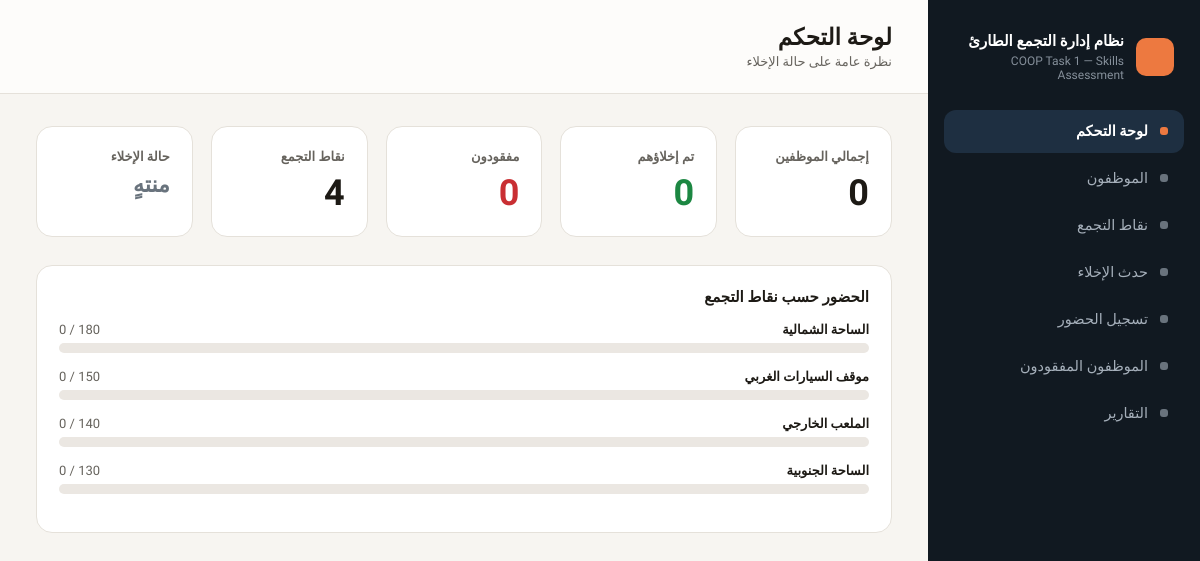
The page / on the database its author committed.
### tables this page shows
CREATE TABLE assembly_points (
  id INT AUTO_INCREMENT PRIMARY KEY,
  name VARCHAR(100) NOT NULL,
  location VARCHAR(150) NOT NULL,
  capacity INT NOT NULL DEFAULT 100
);

### db.php (called while the page is built, shortened)
<?php
function h($s) {
    return htmlspecialchars($s ?? '', ENT_QUOTES, 'UTF-8');
}

### index.php (the view, shortened to what this page needs)
<?php
require 'includes/db.php';
$pageTitle = 'لوحة التحكم';
$pageSubtitle = 'نظرة عامة على حالة الإخلاء';
$current = 'index.php';
include 'includes/layout_top.php';
$totalEmployees = $pdo->query("SELECT COUNT(*) c FROM employees")->fetch()['c'];
$assemblyPointCount = $pdo->query("SELECT COUNT(*) c FROM assembly_points")->fetch()['c'];
$evacuatedCount = 0;
$missingCount = 0;
$eventStatusLabel = 'منتهٍ';
$eventStatusColor = 'var(--gray)';
$perPointStats = $pdo->query("SELECT id, name, capacity FROM assembly_points ORDER BY id")->fetchAll();
?>
<div class="stat-grid">
  <div class="card stat-card">
    <div class="stat-label">إجمالي الموظفين</div>
    <div class="stat-value"><?= $totalEmployees ?></div>
  </div>
  <div class="card stat-card">
    <div class="stat-label">تم إخلاؤهم</div>
    <div class="stat-value stat-safe"><?= $evacuatedCount ?></div>
  </div>
  <div class="card stat-card">
    <div class="stat-label">مفقودون</div>
    <div class="stat-value stat-danger"><?= $missingCount ?></div>
  </div>
  <div class="card stat-card">
    <div class="stat-label">نقاط التجمع</div>
    <div class="stat-value"><?= $assemblyPointCount ?></div>
  </div>
  <div class="card stat-card">
    <div class="stat-label">حالة الإخلاء</div>
    <div class="stat-value" style="font-size:22px; color:<?= $eventStatusColor ?>;"><?= $eventStatusLabel ?></div>
  </div>
</div>
<div class="card" style="margin-top:28px;">
  <div class="card-title">الحضور حسب نقاط التجمع</div>
  <?php foreach ($perPointStats as $p): $pct = $p['capacity'] ? min(100, round($p['count'] / $p['capacity'] * 100)) : 0; ?>
    <div class="point-row">
      <div class="point-row-top">
        <span class="point-name"><?= h($p['name']) ?></span>
        <bdi class="point-count"><?= $p['count'] ?> / <?= $p['capacity'] ?></bdi>
      </div>
      <div class="progress-track"><div class="progress-fill" style="width:<?= $pct ?>%"></div></div>
    </div>
  <?php endforeach; ?>
</div>
<?php include 'includes/layout_bottom.php'; ?>

### layout_top.php (shortened to what this page needs)
<?php
$navItems = [
    ['file' => 'index.php', 'label' => 'لوحة التحكم'],
    ['file' => 'employees.php', 'label' => 'الموظفون'],
    ['file' => 'assembly_points.php', 'label' => 'نقاط التجمع'],
    ['file' => 'events.php', 'label' => 'حدث الإخلاء'],
    ['file' => 'attendance.php', 'label' => 'تسجيل الحضور'],
    ['file' => 'missing.php', 'label' => 'الموظفون المفقودون'],
    ['file' => 'reports.php', 'label' => 'التقارير'],
];
?>
<!DOCTYPE html>
<html lang="ar" dir="rtl">
<head>
<link rel="stylesheet" href="assets/style.css">
</head>
<body>
<div id="eams-root">
  <div id="eams-sidebar">
    <div class="brand">
      <div class="brand-mark"></div>
      <div>
        <div class="brand-title">نظام إدارة التجمع الطارئ</div>
        <div class="brand-sub">COOP Task 1 — Skills Assessment</div>
      </div>
    </div>
    <?php foreach ($navItems as $item): $isActive = ($current === $item['file']); ?>
      <a class="nav-item<?= $isActive ? ' active' : '' ?>" href="<?= h($item['file']) ?>">
        <span class="dot"></span><?= h($item['label']) ?>
      </a>
    <?php endforeach; ?>
    <div style="flex:1;"></div>
  </div>
  <div id="eams-main">
    <div id="eams-header">
      <div>
        <div class="page-title"><?= h($pageTitle) ?></div>
        <div class="page-subtitle"><?= h($pageSubtitle) ?></div>
      </div>
    </div>
    <div id="eams-content">

### layout_bottom.php
    </div>
  </div>
</div>
</body>
</html>

### style.css (style rules this page uses)
:root { --bg: oklch(97% 0.006 80); --ink: oklch(22% 0.01 80); --muted: oklch(50% 0.01 80); --card-border: oklch(91% 0.01 80); --sidebar-bg: oklch(21% 0.02 250); --sidebar-active: oklch(30% 0.04 250); --accent: oklch(70% 0.16 45); --danger: oklch(55% 0.19 25); --danger-strong: oklch(60% 0.18 35); --safe: oklch(55% 0.14 150); --info: oklch(60% 0.13 240); --gray: oklch(55% 0.02 250); }
* { box-sizing: border-box; }
body { margin: 0; font-family: 'Tajawal', sans-serif; background: var(--bg); color: var(--ink); }
a { color: var(--info); }
#eams-root { display: flex; min-height: 100vh; width: 100%; }
#eams-sidebar { width: 272px; flex-shrink: 0; background: var(--sidebar-bg); display: flex; flex-direction: column; padding: 24px 16px; gap: 4px; }
.brand { display: flex; align-items: center; gap: 12px; padding: 8px 10px 24px 10px; }
.brand-mark { width: 38px; height: 38px; border-radius: 10px; background: var(--accent); flex-shrink: 0; }
.brand-title { color: white; font-weight: 800; font-size: 15px; line-height: 1.3; }
.brand-sub { color: oklch(65% 0.02 250); font-size: 12px; margin-top: 2px; }
.nav-item { display: flex; align-items: center; gap: 12px; padding: 13px 16px; border-radius: 12px; cursor: pointer; font-size: 14.5px; font-weight: 500; color: oklch(75% 0.02 250); text-decoration: none; }
.nav-item .dot { width: 8px; height: 8px; border-radius: 3px; background: var(--gray); flex-shrink: 0; }
.nav-item.active { background: var(--sidebar-active); color: white; font-weight: 700; }
.nav-item.active .dot { background: var(--accent); }
#eams-main { flex: 1; display: flex; flex-direction: column; min-width: 0; }
#eams-header { padding: 24px 36px; border-bottom: 1px solid var(--card-border); display: flex; align-items: center; justify-content: space-between; background: oklch(99% 0.003 80); }
.page-title { font-size: 23px; font-weight: 800; }
.page-subtitle { font-size: 13px; color: var(--muted); margin-top: 3px; }
#eams-content { flex: 1; padding: 32px 36px; }
.card { background: white; border: 1px solid var(--card-border); border-radius: 16px; padding: 22px; }
.card-title { font-weight: 800; font-size: 15px; margin-bottom: 16px; }
.stat-grid { display: grid; grid-template-columns: repeat(5, 1fr); gap: 18px; }
.stat-label { font-size: 13px; color: var(--muted); font-weight: 600; }
.stat-value { font-size: 36px; font-weight: 800; margin-top: 8px; }
.stat-safe { color: var(--safe); }
.stat-danger { color: var(--danger); }
.point-row { margin-bottom: 16px; }
.point-row-top { display: flex; justify-content: space-between; font-size: 13px; margin-bottom: 6px; }
.point-name { font-weight: 600; }
.point-count { color: var(--muted); direction: ltr; unicode-bidi: isolate; }
.progress-track { height: 10px; background: oklch(93% 0.008 80); border-radius: 6px; overflow: hidden; }

### rows shown on the page
assembly_points: name "الساحة الشمالية", count "0", capacity "180"
assembly_points: name "موقف السيارات الغربي", count "0", capacity "150"
assembly_points: name "الملعب الخارجي", count "0", capacity "140"
assembly_points: name "الساحة الجنوبية", count "0", capacity "130"

### other values the page prints
$item['label'] "لوحة التحكم"
$item['label'] "الموظفون"
$item['label'] "نقاط التجمع"
$item['label'] "حدث الإخلاء"
$item['label'] "تسجيل الحضور"
$item['label'] "الموظفون المفقودون"
$item['label'] "التقارير"
$pageTitle "لوحة التحكم"
$pageSubtitle "نظرة عامة على حالة الإخلاء"
$totalEmployees "0"
$evacuatedCount "0"
$missingCount "0"
$assemblyPointCount "4"
$eventStatusLabel "منتهٍ"
